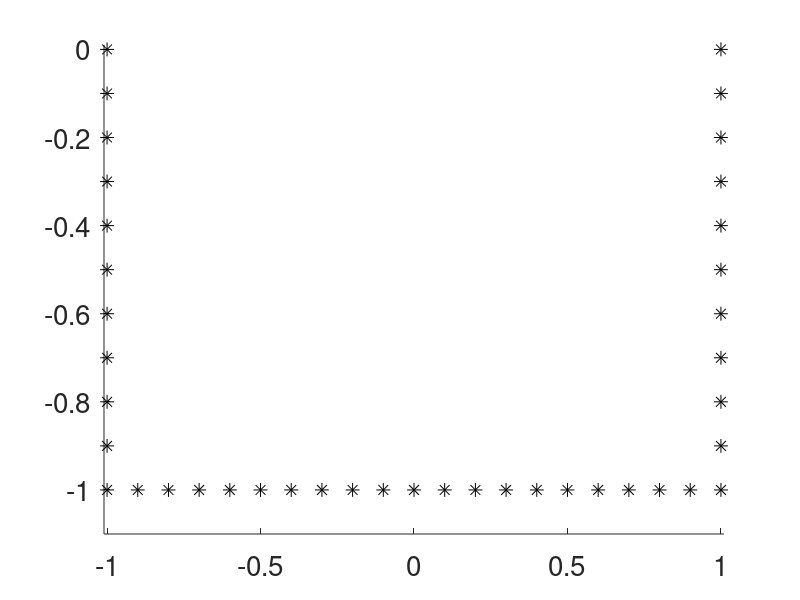

Reproduce this figure in MATLAB.
% box of draught D and length (width) L, with D as unit length
% left vertical side
depth = 1; %Depth
length = 2; % Length

n_side_segments = 10; % number of segments on side
n_bottom_segments = 20; % number of segments on botttom
n_total_segmnets = 2* n_side_segments + n_bottom_segments;

dy = depth/n_side_segments;
dx = length/n_bottom_segments;

% each is segment is  marked as :M-P
% (xm[i],ym[i]) ------------------------- (xp[i],yp[i]) 

%prealocating arrays for performance reasons:
x_m = zeros(1, n_total_segmnets);
y_m = zeros(1, n_total_segmnets);
x_p = zeros(1, n_total_segmnets);
y_p = zeros(1,n_total_segmnets);


% initializing coordinates:
x_m(1) = -length/2; y_m(1) = 0; %since -dy*(1-1) is 0
x_p(1) = -length/2; y_p(1) = -dy;
% coord is 2d array of segment coordinates
% shape is 4 x n_total_segmnets
% each row is one segment with its M and P point coord
coord=[x_m(1),y_m(1),x_p(1),y_p(1)];

% first we initialize coordinates array by 1st side
for i=2 : n_side_segments
    x_m(i) = -length/2;  y_m(i) = -dy*(i-1);
    x_p(i) = -length/2;  y_p(i) = -dy*i;
    segment=[x_m(i),y_m(i),x_p(i),y_p(i)];
    coord=[coord;segment];

end


% now we caluclate points coordinates allong bottom
for i= 1+n_side_segments : n_side_segments+n_bottom_segments
    i1=i-n_side_segments;
    x_m(i)=-length/2+dx*(i1-1); y_m(i)=-depth;
    x_p(i)=-length/2+dx*i1;  y_p(i)=-depth;
    segment=[x_m(i),y_m(i),x_p(i),y_p(i)];
    coord=[coord;segment];
   
end



% and the last side
for i=1+n_side_segments+n_bottom_segments:n_side_segments+n_bottom_segments+n_side_segments;
    i1=i-n_side_segments-n_bottom_segments;
    x_m(i)=length/2; y_m(i)=-depth+dy*(i1-1);
    x_p(i)=length/2; y_p(i)=-depth+dy*i1;
    segment=[x_m(i),y_m(i),x_p(i),y_p(i)];
    coord=[coord;segment];
end



% testing part to compare if same coords are generated in python script
fileID = fopen('matlab_points.txt', 'w');
fprintf(fileID, '%d ', x_m);
fprintf(fileID, '\n');
fprintf(fileID, '%d ', y_m);
fprintf(fileID, '\n');
fprintf(fileID, '%d ', x_p);
fprintf(fileID, '\n');
fprintf(fileID, '%d ', y_p);
fclose(fileID);


% saving coord to box.dat that is later used in another script
save -ascii box.dat coord;

%clean the plot
clf

% plot geometry
% since segments are x_p(i)... x_m(i) to get all points the last
% x_p(n_total_segmnets) must be added at end of array
x_plot = [x_m,x_p(n_total_segmnets)];
y_plot = [y_m,y_p(n_total_segmnets)];

hold on

axis ([-1.01 1.01 -1.1 0.01])
handle = plot(x_plot,y_plot, 'k *');
%axis off
get(handle);
set(handle,'MarkerSize',[10])
set(gca,'FontSize',20)